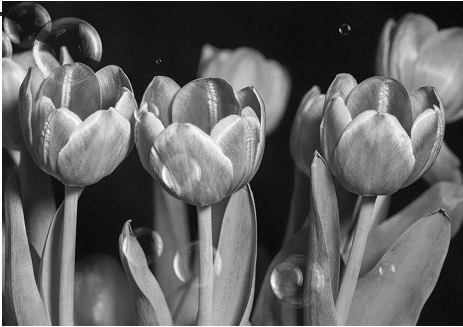
#> input picture HW1/gray.png, 463 x 327 px
$ python 'Mohammad Sweiti(HW01) .py'
#> lines starting #> are read from the running program, lines starting #| are printed output that depends on the picture
#name : mohammad Omar Sweiti
#ID# : 211098

import cv2 as cv

img = cv.imread("./gray.png", cv.IMREAD_GRAYSCALE)
#> img: shape (327, 463); min 2, max 255, mean 97.4
size = img.shape
#> size = (327, 463)

firstThreshold = int(input("enter  first threshold which is between 0 and 255): "))
#> the answer given: 100
secondThreshold = int(input("enter  second threshold which is between 0 and 255): "))
#> the answer given: 100

outputImage = img.copy()


for i in range(size[0]):
    for j in range(size[1]):
        pixelValue = img[i, j]
        if firstThreshold <= pixelValue <= secondThreshold:
            outputImage[i, j] = pixelValue
        else:
            outputImage[i, j] = 0
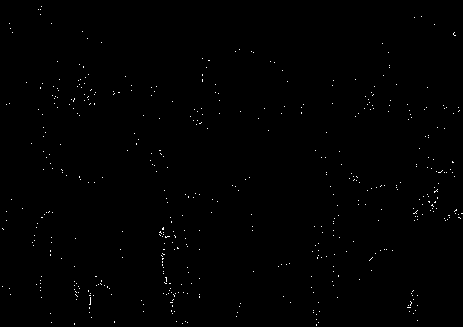
#> outputImage: shape (327, 463); values 0 (black) and 100 (white), 0.42% white in thin lines or dots

cv.imshow("input_image", img)
cv.imshow("output_image", outputImage)
cv.imwrite("output_image.png", outputImage)


cv.waitKey(0)
